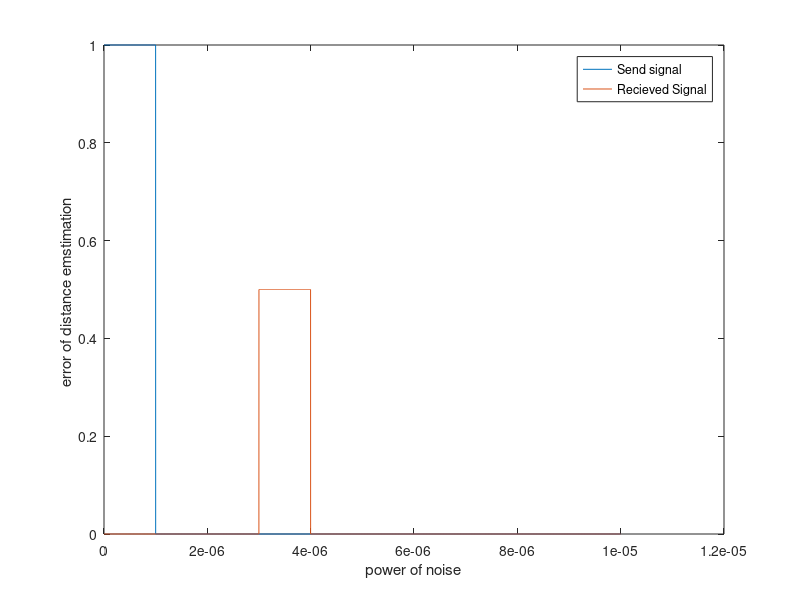
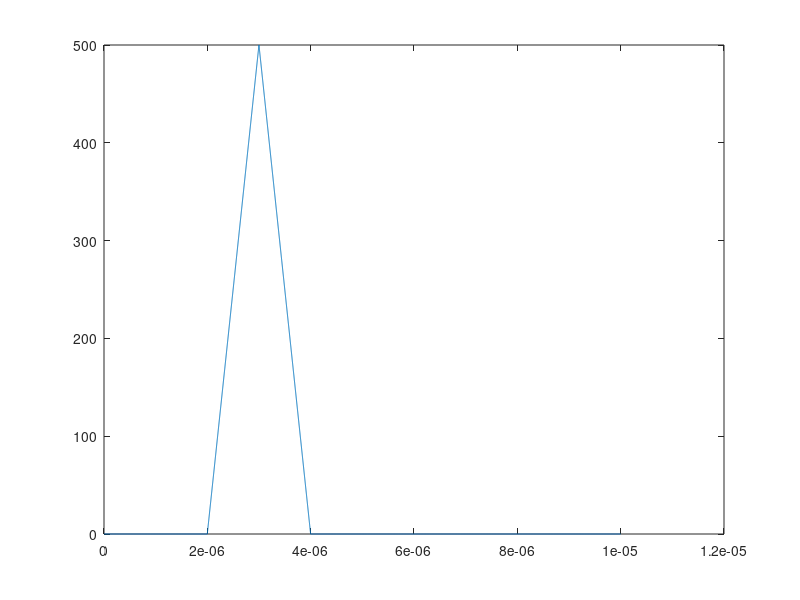

The MATLAB script that drew these images, in order:
ts = 1e-9;  % Sampling time
T = 1e-5;   % Total time duration
tau = 1e-6; % Time constant
t=0:ts:T;
tlen=length(t);
sent=zeros(1,tlen);
sent(1:round(tau/ts))=1;


plot(t,sent);
xlabel("power of noise");
ylabel("error of distance emstimation ");
hold on;


alpha = 0.5 ;
recieved = zeros(1,tlen);
speedOfLight = 3e8;
R = 450;
td = 2 * R / speedOfLight; 
recieved(round(td/ts) : round((td+tau)/ts)-1 ) = 1 * alpha;


plot(t , recieved);
legend("Send signal" , "Recieved Signal");
hold on;



ro=zeros(1,length(t));
for i=1:length(t)-round(tau/ts)
    tempp=zeros(1,length(t));
    tempp(i:i+round(tau/ts)-1)=1;
    ro(i)=sum(tempp .* recieved);
end
figure
plot(t , ro);


[amplitude , timeDist] = max(ro);
timeDist = timeDist *1e-9
distance = timeDist * speedOfLight /2



